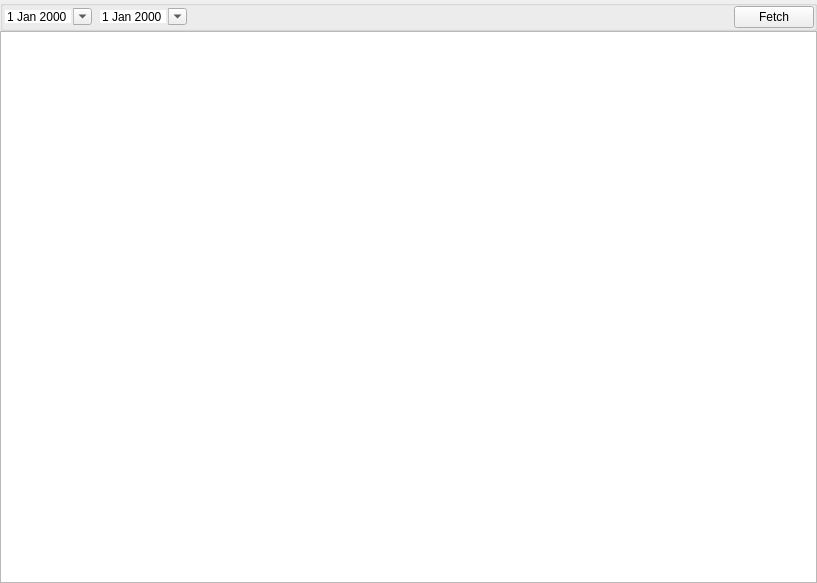
<?xml version="1.0" encoding="UTF-8"?>
<ui version="4.0">
 <class>SettlementPrimaryWidget</class>
 <widget class="QWidget" name="SettlementPrimaryWidget">
  <property name="geometry">
   <rect>
    <x>0</x>
    <y>0</y>
    <width>817</width>
    <height>583</height>
   </rect>
  </property>
  <property name="windowTitle">
   <string/>
  </property>
  <layout class="QGridLayout" name="gridLayout">
   <property name="leftMargin">
    <number>0</number>
   </property>
   <property name="topMargin">
    <number>0</number>
   </property>
   <property name="rightMargin">
    <number>0</number>
   </property>
   <property name="bottomMargin">
    <number>0</number>
   </property>
   <property name="spacing">
    <number>0</number>
   </property>
   <item row="0" column="0">
    <widget class="QGroupBox" name="groupBoxView">
     <property name="sizePolicy">
      <sizepolicy hsizetype="Preferred" vsizetype="Preferred">
       <horstretch>0</horstretch>
       <verstretch>0</verstretch>
      </sizepolicy>
     </property>
     <property name="title">
      <string/>
     </property>
     <layout class="QHBoxLayout" name="horizontalLayout_2">
      <property name="spacing">
       <number>-1</number>
      </property>
      <property name="leftMargin">
       <number>0</number>
      </property>
      <property name="topMargin">
       <number>0</number>
      </property>
      <property name="rightMargin">
       <number>0</number>
      </property>
      <property name="bottomMargin">
       <number>0</number>
      </property>
      <item>
       <widget class="DateEdit" name="start">
        <property name="frame">
         <bool>false</bool>
        </property>
        <property name="calendarPopup">
         <bool>true</bool>
        </property>
       </widget>
      </item>
      <item>
       <widget class="DateEdit" name="end">
        <property name="frame">
         <bool>false</bool>
        </property>
        <property name="calendarPopup">
         <bool>true</bool>
        </property>
       </widget>
      </item>
      <item>
       <spacer name="horizontalSpacer">
        <property name="orientation">
         <enum>Qt::Orientation::Horizontal</enum>
        </property>
        <property name="sizeHint" stdset="0">
         <size>
          <width>516</width>
          <height>17</height>
         </size>
        </property>
       </spacer>
      </item>
      <item>
       <widget class="QPushButton" name="pBtnFetch">
        <property name="text">
         <string>Fetch</string>
        </property>
       </widget>
      </item>
     </layout>
    </widget>
   </item>
   <item row="1" column="0">
    <widget class="QTableView" name="tableView"/>
   </item>
  </layout>
 </widget>
 <customwidgets>
  <customwidget>
   <class>DateEdit</class>
   <extends>QDateEdit</extends>
   <header location="global">widget/dateedit.h</header>
  </customwidget>
 </customwidgets>
 <tabstops>
  <tabstop>start</tabstop>
  <tabstop>end</tabstop>
  <tabstop>pBtnFetch</tabstop>
  <tabstop>tableView</tabstop>
 </tabstops>
 <resources/>
 <connections/>
</ui>
